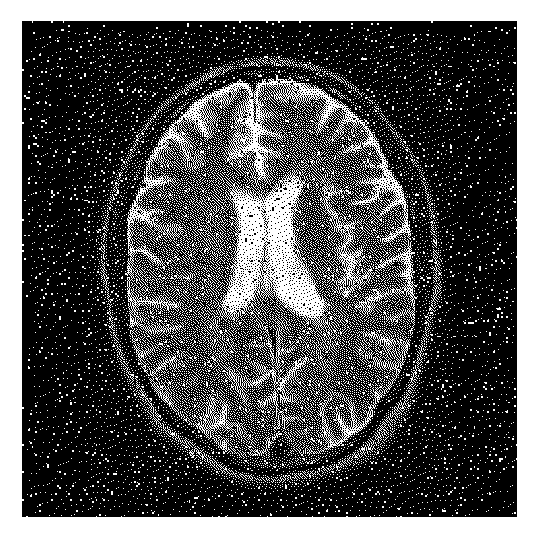
#> input picture ProcessingAVinfo/Task_2/Pics/Median Filter Edg/Img1.bmp, 537 x 537 px, found by its file name; its folder holds only this picture in this run
$ python main.py
#> lines starting #> are read from the running program, lines starting #| are printed output that depends on the picture; after the words box and inside, x2 and y2 are one past the last pixel; in counts of white or black regions, pixels touching at a corner belong together
#> in generate, img is the input picture: PIL image 537x537 1; 32.2% white; 9337 white regions (9261 under 20 px), largest, box (x1, y1, x2, y2) and area: (0, 0, 537, 537) 42948, (125, 74, 412, 433) 21576, (308, 156, 418, 336) 3102
### ProcessingAVinfo/Task_2/filter.py
import numpy as np
from PIL import Image
from timeit_decorator import timeit
import itertools as it

'''
        Медианный фильтр  -  один из видов цифровых фильтров,
     широко используемый в цифровой обработке сигналов и
     изображений для уменьшения уровня.
        Значения отсчётов внутри окна фильтра сортируются в
     порядке возрастания (убывания); и значение, находящееся
     в середине упорядоченного списка, поступает на выход
     фильтра. Окно перемещается вдоль фильтруемого сигнала
     и вычисления повторяются.
'''


'''
    Функции median_filter_mid и median_filter_edg
    реализованы для случая окна с фиксированным размером 5х5.

    - median_filter_mid - приоритет центра и соседей
    - median_filter_edg - приоритет углов и соседей (в центре 1)
'''
# 5 X 5
# [55 lines left out: functions median_filter_mid, median_filter_edg, not called in this run]


@timeit
def median_filter_edg_3_3(img):
    core = np.array([[3, 2, 3],
                     [2, 1, 2],
                     [3, 2, 3]])
    border = np.sum(core)/2
    pixes = np.array(img)
    if 255 in pixes:
        pixes = np.divide(pixes, 255)  # нормализация
    size = 3
    pix_val_list = np.zeros((3, 3))
    m = int((size-1)/2)
    for i in range(m, pixes.shape[0] - m):
        for j in range(m, pixes.shape[1] - m):
            for k in range(size):
                for l in range(size):
                    pix_val_list[k, l] = pixes[i - m + k, j - m + l]
            c = np.sum(pix_val_list * core)
            if c > border:
                pixes[i, j] = 1
            else:
                pixes[i, j] = 0
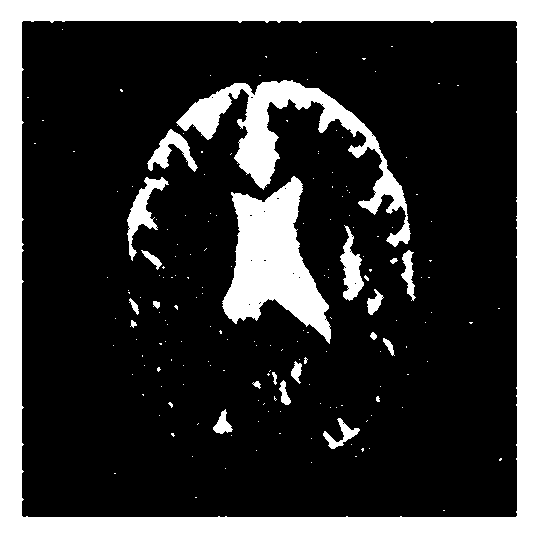
#> pixes: shape (537, 537) bool; 22.8% white; 179 white regions (158 under 20 px), largest, box (x1, y1, x2, y2) and area: (0, 0, 537, 537) 42973, (222, 176, 331, 344) 9329, (176, 80, 411, 247) 8216
#> after the loop, pix_val_list = [[1, 1, 1], [1, 1, 1], [1, 1, 1]]
    pixes = pixes * 255 #денормализация
    new_img = Image.fromarray(pixes.astype(np.uint8))
    return new_img

### ProcessingAVinfo/Task_2/main.py
from PIL import Image
import os
import logging
import numpy as np
import filter
'''
Функция для генерации изображений
- перебирает все изображения в папке и применяет к ним определенную функцию
- сохраняет новые изображения в другой папке
'''
def generate(operation_func, operation_name, *a):
    logging.basicConfig(filename=r"Logs" "\\" + operation_name + ".log",
                        filemode="w",
                        level=logging.INFO,
                        format='%(asctime)s %(name)-12s %(levelname)-8s %(message)s')

    for filename in os.listdir(r"Pics" "\\" + operation_name):
        if filename.endswith(".bmp"):
            img = Image.open(r"Pics" "\\" + operation_name + "\\" + filename)
            new_img = operation_func(img, *a)
            new_img.save(r"Results" "\\" + operation_name + r"\new_" + filename)
        else:
            print("There are no .bmp files")


if __name__ == '__main__':
    #Image.open("Img.png").save("Img3.bmp")
    generate(filter.median_filter_edg_3_3, 'Median Filter Edg')
    # [7 lines of commented-out code are left out]

$ run again, on ProcessingAVinfo/Task_2/Pics/Median Filter Edg/Img2.bmp
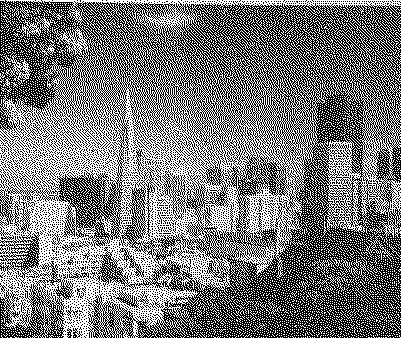
#> input picture ProcessingAVinfo/Task_2/Pics/Median Filter Edg/Img2.bmp, 401 x 338 px, found by its file name
#> in generate, img is the input picture: PIL image 401x338 1; 47.3% white in thin lines or dots
#> after the loop in median_filter_edg_3_3, `for i in range(m, pixes.shape[0] - m):`:
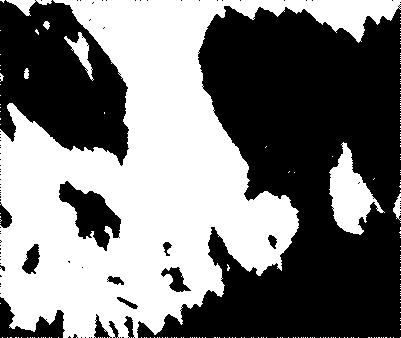
#> pixes: shape (338, 401) bool; 47.1% white; 217 white regions (209 under 20 px), largest, box (x1, y1, x2, y2) and area: (0, 0, 401, 338) 60223, (329, 142, 385, 235) 2421, (64, 32, 94, 81) 451
#> after the loop in median_filter_edg_3_3, `for i in range(m, pixes.shape[0] - m):`: pix_val_list = [[0, 0, 0], [0, 1, 0], [0, 0, 1]]
